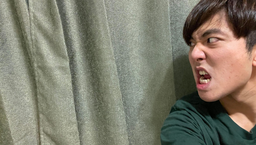
#> input picture SC001/HW04/image_contest/Chance.png, 256 x 145 px, shrunk from 1760 x 995 before the run
$ python best_photoshop_award.py
#> lines starting #> are read from the running program, lines starting #| are printed output that depends on the picture
### SC001/HW04/simpleimage.py
#!/usr/bin/env python3

"""
Stanford CS106AP SimpleImage
Nick Parlante, Sonja Johnson-Yu, and Nick Bowman
 -6/2019 version has file reading, pix, and foreach iterator

SimpleImage Features:
Create image:
    image = SimpleImage.blank(400, 200)   # create new image of size
    image = SimpleImage('foo.jpg')        # create from file

Access size
    image.width, image.height

Iterate over all pixels:
    for pixel in image:
        #do something with pixel

Get pix at x,y
    pix = image.get_pix(x, y)
    # pix is RGB tuple like (100, 200, 0)

Set pix at x,y
    image.set_pix(x, y, pix)   # set data by tuple also

Get Pixel object at x,y
    pixel = image.get_pixel(x, y)
    pixel.red = 0
    pixel.blue = 255

Show image on screen
    image.show()

The main() function below demonstrates the above functions as a test.
"""

import sys
# If the following line fails, "Pillow" needs to be installed
from PIL import Image


def clamp(num):
    """
    Return a "clamped" version of the given num,
    converted to be an int limited to the range 0..255 for 1 byte.
    """
    num = int(num)
    if num < 0:
        return 0
    if num >= 256:
        return 255
    return num


class Pixel(object):
    """
    A pixel at an x,y in a SimpleImage.
    Supports set/get .red .green .blue
    and get .x .y
    """
    def __init__(self, image, x, y):
        self.image = image
        self._x = x
        self._y = y

    def __str__(self):
        return 'r:' + str(self.red) + ' g:' + str(self.green) + ' b:' + str(self.blue)

    # Pillow image stores each pixel color as a (red, green, blue) tuple.
    # So the functions below have to unpack/repack the tuple to change anything.

    @property
    def red(self):
        return self.image.px[self._x, self._y][0]

    @red.setter
    def red(self, value):
        rgb = self.image.px[self._x, self._y]
        self.image.px[self._x, self._y] = (clamp(value), rgb[1], rgb[2])

    @property
    def green(self):
        return self.image.px[self._x, self._y][1]

    @green.setter
    def green(self, value):
        rgb = self.image.px[self._x, self._y]
        self.image.px[self._x, self._y] = (rgb[0], clamp(value), rgb[2])

    @property
    def blue(self):
        return self.image.px[self._x, self._y][2]

    @blue.setter
    def blue(self, value):
        rgb = self.image.px[self._x, self._y]
        self.image.px[self._x, self._y] = (rgb[0], rgb[1], clamp(value))

    @property
    def x(self):
        return self._x

    @property
    def y(self):
        return self._y


# color tuples for background color names 'red' 'white' etc.
BACK_COLORS = {
    'white': (255, 255, 255),
    'black': (0, 0, 0),
    'red': (255, 0, 0),
    'green': (0, 255, 0),
    'blue': (0, 0, 255),
}


class SimpleImage(object):
    def __init__(self, filename, width=0, height=0, back_color=None):
        """
        Create a new image. This case works: SimpleImage('foo.jpg')
        To create a blank image use SimpleImage.blank(500, 300)
        The other parameters here are for internal/experimental use.
        """
        # Create pil_image either from file, or making blank
        if filename:
            self.pil_image = Image.open(filename).convert("RGB")
            if self.pil_image.mode != 'RGB':
                raise Exception('Image file is not RGB')
            self._filename = filename  # hold onto
        else:
            if not back_color:
                back_color = 'white'
            color_tuple = BACK_COLORS[back_color]
            if width == 0 or height == 0:
                raise Exception('Creating blank image requires width/height but got {} {}'
                                .format(width, height))
            self.pil_image = Image.new('RGB', (width, height), color_tuple)
        self.px = self.pil_image.load()
        size = self.pil_image.size
        self._width = size[0]
        self._height = size[1]
        self.curr_x = 0
        self.curr_y = 0

    def __iter__(self):
        return self

    # [16 lines left out: functions __next__, increment_curr_counters, not called in this run]

    @classmethod
    def blank(cls, width, height, back_color=None):
        """Create a new blank image of the given width and height, optional back_color."""
        return SimpleImage('', width, height, back_color=back_color)

    # [4 lines left out: function file, not called in this run]

    @property
    def width(self):
        """Width of image in pixels."""
        return self._width

    @property
    def height(self):
        """Height of image in pixels."""
        return self._height

    def get_pixel(self, x, y):
        """
        Returns a Pixel at the given x,y, suitable for getting/setting
        .red .green .blue values.
        """
        if x < 0 or x >= self._width or y < 0 or y >= self.height:
            e = Exception('get_pixel bad coordinate x %d y %d (vs. image width %d height %d)' %
                          (x, y, self._width, self.height))
            raise e
        return Pixel(self, x, y)

    # [14 lines left out: functions set_pixel, set_rgb, not called in this run]

    def get_pix(self, x, y):
        """Get pix RGB tuple (200, 100, 50) for the given x,y."""
        return self.px[x, y]

    def set_pix(self, x, y, pix):
        """Set the given pix RGB tuple into the image at the given x,y."""
        self.px[x, y] = pix

    def show(self):
        """Displays the image using an external utility."""
        self.pil_image.show()

    def make_as_big_as(self, image):
        """Resizes image to the shape of the given image"""
        self.pil_image = self.pil_image.resize((image.width, image.height))
        self.px = self.pil_image.load()
        size = self.pil_image.size
        self._width = size[0]
        self._height = size[1]


# [30 lines left out: function main, not called in this run]


# [2 lines that do not run on import are left out]

### SC001/HW04/best_photoshop_award.py
"""
File: best_photoshop_award.py
Name: Chance
----------------------------------
This file creates a photoshopped image
that is going to compete for the Best
Photoshop Award for SC001.
Please put all the images you will use in the image_contest folder
and make sure to choose the right folder when loading your images.
"""
from simpleimage import SimpleImage


THRESHOLD1 = 1.01
THRESHOLD2 = 1.2
# Bomb1
POS2X = 0.1
POS2Y = 0.13
SCALE2 = 2.2
# Bomb2
POS3X = 0.4
POS3Y = 0.13
SCALE3 = 2.2
# Bomb3
POS4X = 0.17
POS4Y = 0.22
SCALE4 = 2
# Bomb4
POS5X = 0.33
POS5Y = 0.32
SCALE5 = 1.8
# Bomb5
POS6X = 0
POS6Y = 0.37
SCALE6 = 1.8


def main():
    """
    創作理念：
    (1) 在綠色窗邊想到要寫stanCode的作業與考試
                                    (生氣面目猙獰)
    (2) 想到Jerry是Stanford的學生，傳送到Stanford並開啟血陣
                                    (眼睛也有血絲，牙齒也變黑色)
    (3) 頓時，降落五個砲彈摧毀Stanford大學
                                    (其實很久)
    """
    fig = SimpleImage('image_contest/Chance.png')
    fig.show()
    bg = SimpleImage('image_contest/Chance_bg.png')
#> call 2 of __init__, with filename = 'image_contest/Chance_bg.png', width = 0, height = 0
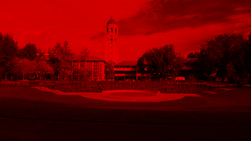
#> input picture SC001/HW04/image_contest/Chance_bg.png, 251 x 141 px, shrunk from 1726 x 971 before the run
    bg.make_as_big_as(fig)
#> in make_as_big_as, `self.pil_image = self.pil_image.resize((image.width, image.height))`:
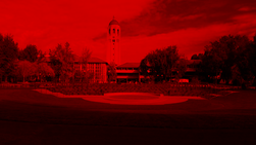
#> self.pil_image: PIL image 256x145 RGB; mean R, G, B 100.9, 0, 0
    new_img = combine1(fig, bg)
    new_img.show()
#> in show (call 2), `self.pil_image.show()`:
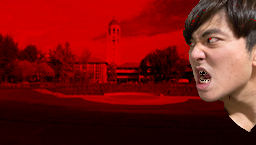
#> shown: PIL image 256x145 RGB; mean R, G, B 115, 21.4, 18.1
    # Bomb1
    bg2 = bomb(fig, POS2X, POS2Y, SCALE2)
    new_img2 = combine2(new_img, bg2)
    new_img2.show()
    # Bomb2
    bg3 = bomb(fig, POS3X, POS3Y, SCALE3)
    new_img3 = combine2(new_img2, bg3)
    new_img3.show()
    # Bomb3
    bg4 = bomb(fig, POS4X, POS4Y, SCALE4)
    new_img4 = combine2(new_img3, bg4)
    new_img4.show()
    # Bomb4
    bg5 = bomb(fig, POS5X, POS5Y, SCALE5)
    new_img5 = combine2(new_img4, bg5)
    new_img5.show()
    # Bomb25
    bg6 = bomb(fig, POS6X, POS6Y, SCALE6)
    new_img6 = combine2(new_img5, bg6)
    new_img6.show()


def combine1(fig, bg):
    """
    :param fig: SimpleImage, the original image
    :param bg: SimpleImage, the original background
    :return: SimpleImage, the knockout image with new background
    """
    for x in range(fig.width):
        for y in range(fig.height):
            fig_pixel = fig.get_pixel(x, y)
            avg = (fig_pixel.red + fig_pixel.green + fig_pixel.blue)/3
            if fig_pixel.green > avg * THRESHOLD1:
                # Green Screen
                bg_pixel = bg.get_pixel(x, y)
                fig_pixel.red = bg_pixel.red
                fig_pixel.green = bg_pixel.green
                fig_pixel.blue = bg_pixel.blue
    return fig


def combine2(fig, bg):
    """
    :param fig: SimpleImage, the original image
    :param bg: SimpleImage, the original background
    :return: SimpleImage, the image with knockout background
    """
    for x in range(bg.width):
        for y in range(bg.height):
            bg_pixel = bg.get_pixel(x, y)
            avg = (bg_pixel.red + bg_pixel.green + bg_pixel.blue)/3
            if bg_pixel.green < avg * THRESHOLD2:
                # Green Screen
                fig_pixel = fig.get_pixel(x, y)
                fig_pixel.red = bg_pixel.red
                fig_pixel.green = bg_pixel.green
                fig_pixel.blue = bg_pixel.blue
    return fig


def bomb(fig, pos_x, pos_y, scale):
    """
    :param fig: SimpleImage, the original image
    :param pos_x: float, specified X location - pos_x * fig.width
    :param pos_y: float, specified Y location - pos_y * fig.height
    :param scale: float, bomb scale
    :return: SimpleImage, scaling bomb and specified location
    """
    bomb_img = SimpleImage('image_contest/Chance_bg2.jpg')
#> call 3 of __init__, with filename = 'image_contest/Chance_bg2.jpg', width = 0, height = 0
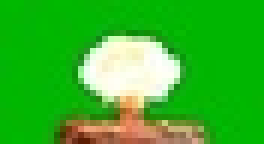
#> input picture SC001/HW04/image_contest/Chance_bg2.jpg, 44 x 24 px, shrunk from 300 x 168 before the run (shown 6 times larger)
#> in __init__, self.pil_image is the input picture: PIL image 44x24 RGB; mean R, G, B 54.9, 181.6, 40.7
    bomb_img.make_as_big_as(fig)
#> in make_as_big_as (call 2), `self.pil_image = self.pil_image.resize((image.width, image.height))`:
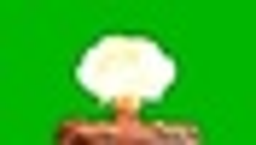
#> self.pil_image: PIL image 256x145 RGB; mean R, G, B 54.9, 181.5, 40.7
    bomb_img2 = SimpleImage.blank(int(fig.width // scale), int(fig.height // scale))
#> in __init__ (call 4), `self.pil_image = Image.new('RGB', (width, height), color_tuple)`: self.pil_image: PIL image 116x65 RGB; every value is 255
    for x in range(int(fig.width // scale)):
        for y in range(int(fig.height // scale)):
            bomb_pixel = bomb_img.get_pixel(int(scale * x), int(scale * y))
            bomb2_pixel = bomb_img2.get_pixel(x, y)
            bomb2_pixel.red = bomb_pixel.red
            bomb2_pixel.green = bomb_pixel.green
            bomb2_pixel.blue = bomb_pixel.blue
    bomb_img3 = SimpleImage.blank(fig.width, fig.height)
    for x in range(fig.width):
        for y in range(fig.height):
            if int(pos_x * fig.width) < x < int((pos_x + 1/scale) * fig.width) and \
                    int(pos_y * fig.height) < y < int((pos_y + 1/scale) * fig.height):
                bomb3_pixel = bomb_img3.get_pixel(x, y)
                bomb2_pixel = bomb_img2.get_pixel(x - int(pos_x * fig.width) - 1, y - int(pos_y * fig.height) - 1)
                bomb3_pixel.red = bomb2_pixel.red
                bomb3_pixel.green = bomb2_pixel.green
                bomb3_pixel.blue = bomb2_pixel.blue
            else:
                bomb3_pixel = bomb_img3.get_pixel(x, y)
                bomb3_pixel.red = 0
                bomb3_pixel.green = 255
                bomb3_pixel.blue = 0
    return bomb_img3


# DO NOT EDIT CODE BELOW THIS LINE #

if __name__ == '__main__':
    main()
#> in __init__ (call 5), `self.pil_image = Image.new('RGB', (width, height), color_tuple)`: self.pil_image: PIL image 256x145 RGB; every value is 255
#> (the run stopped early here; a loop or call above may not have finished)
